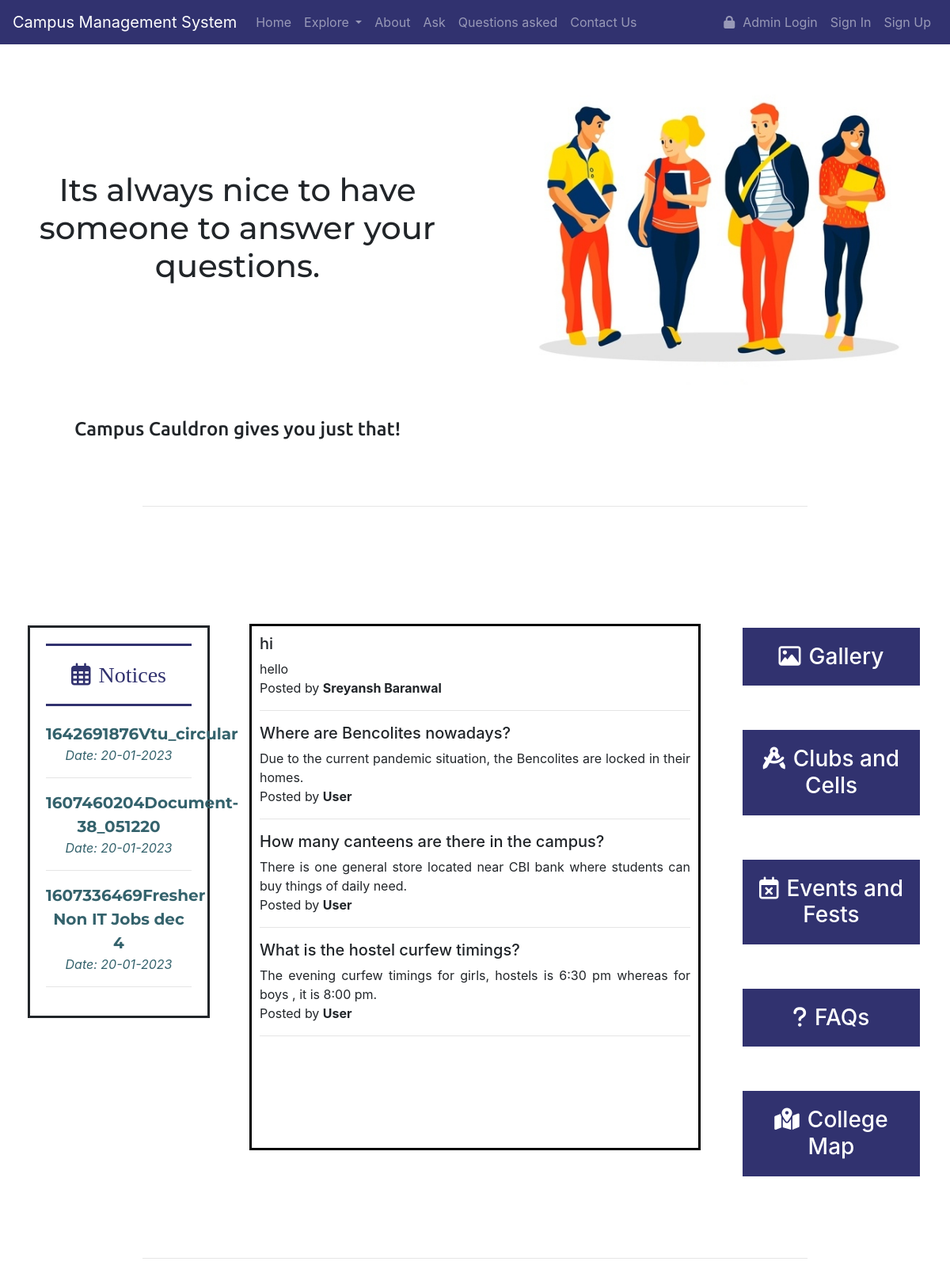
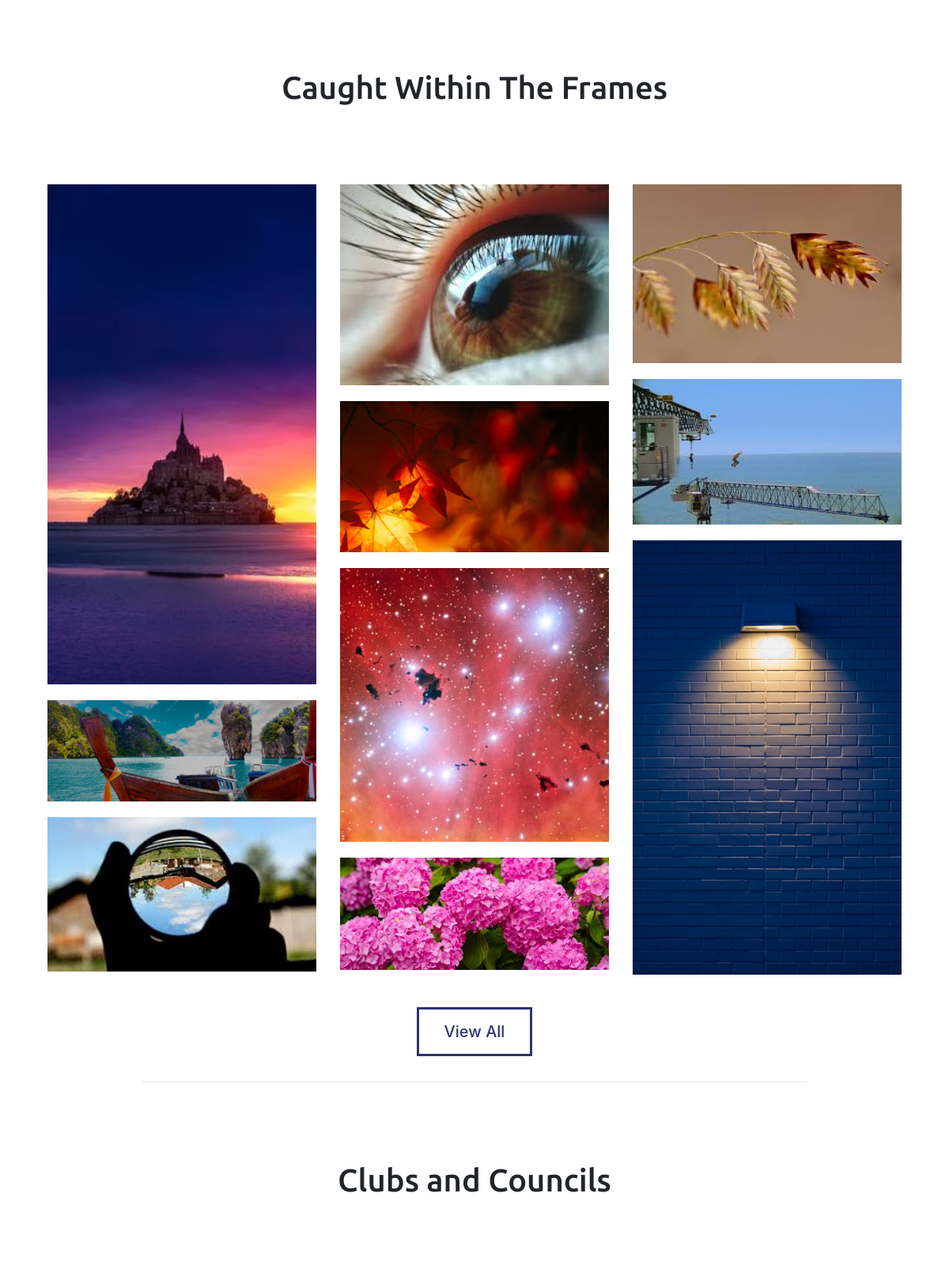
Screenshot of /temp.php (upper part) with the database file from the repository (2 pictures, top to bottom).
### tables this page shows
CREATE TABLE `notice` (
  `notice_id` int(11) NOT NULL,
  `title` varchar(500) NOT NULL,
  `date` varchar(20) NOT NULL,
  `npdf` varchar(1000) NOT NULL
);

CREATE TABLE `q_and_a` (
  `id` int(5) NOT NULL,
  `question` varchar(2000) NOT NULL,
  `ques_approved` tinyint(1) DEFAULT NULL,
  `ques_answered` tinyint(1) NOT NULL,
  `answer` varchar(10000) NOT NULL,
  `ans_approved` tinyint(1) DEFAULT NULL,
  `ans_by` varchar(100) NOT NULL
);

### temp.php (the view, shortened to what this page needs)
<!DOCTYPE html>
<html lang="en" dir="ltr">
<head>
  <link rel="stylesheet" href="https://cdnjs.cloudflare.com/ajax/libs/font-awesome/4.7.0/css/font-awesome.min.css">
  <link rel="stylesheet" href="https://cdn.jsdelivr.net/npm/bootstrap@4.5.3/dist/css/bootstrap.min.css">
  <link rel="stylesheet" href="css/styles.css">
</head>
<body>
  <?php include 'include/navbar.php' ?>
  <section id="introduction" class="introduction">
    <div class="intro-container">
      <div class="row">
        <div class="col-lg-6">
          <h1 id="intro-head">Its always nice to have someone to answer your questions.</h1>
          <h4 id="intro-text">Campus Cauldron gives you just that!</h4>
        </div>
        <div class="col-lg-6">
          <img id="intro-img" src="images/intro_img.jpg" alt="">
        </div>
      </div>
    </div>
  </section>
  <hr id="after-intro" class="section-diff" style="width:70%">
  <section id="Notices-and-Links">
    <div>
      <div class="row">
        <div class="col-lg-3">
          <div class="notice-panel">
            <h3 class="notice-head"><i class="icon far fa-calendar-alt"></i>Notices</h3>
            <marquee height="510" direction="up" scrollamount="3">
              <?php
              include 'conn.php';
              $sql = "select * from notice ORDER BY notice_id DESC";
              $rs_result = mysqli_query($con, $sql);
              ?>
              <?php
              while ($row = mysqli_fetch_assoc($rs_result)) {
              ?>
                <p><a class="notice-link" href="npdf/<?php echo $row["npdf"];?>">
                    <strong style="font-family: 'Montserrat', sans-serif; font-size:20px;"><?php echo $row["title"]; ?></strong>
                    <br>
                    <em>Date: <?php echo $row["date"]; ?></em>
                    <hr>
                  </a></p>
              <?php
              };
              ?>
            </marquee>
          </div>
        </div>
        <div class="col-lg-6">
          <div id="test">
            <?php
            include 'conn.php';
            $sql = "select * from q_and_a ORDER BY id DESC";
            $rs_result = mysqli_query($con, $sql);
            ?>
            <?php
            while ($row = mysqli_fetch_assoc($rs_result)) {
            ?>
              <h5 id="list-item-1"><?php echo $row["question"]; ?></h5>
              <p><?php echo $row["answer"] ?>
                <br> Posted by <b><?php echo $row["ans_by"] ?></b></p>
              <hr>
            <?php
            };
            ?>
          </div>
        </div>
        <div class="col-lg-3">
          <a class="my-links" href="#after-notice">
            <h3 class="links-head"><i class="icon far fa-image"></i>Gallery</h3>
          </a>
          <a class="my-links" href="#after-gallery">
            <h3 class="links-head"><i class="icon fas fa-drafting-compass"></i>Clubs and Cells</h3>
          </a>
          <a class="my-links" href="#after-clubs">
            <h3 class="links-head"><i class="icon far fa-calendar-times"></i>Events and Fests</h3>
          </a>
          <a class="my-links" href="#after-fests">
            <h3 class="links-head"><i class="icon fas fa-question"></i>FAQs</h3>
          </a>
          <a class="my-links" href="#after-questions">
            <h3 class="links-head"><i class="icon fas fa-map-marked-alt"></i>College Map</h3>
          </a>
        </div>
      </div>
    </div>
  </section>
  <hr id="after-notice" class="section-diff" style="width:70%">
  <section id="gallery">
    <h1 class="gallery-head">Caught Within The Frames</h1>
    <div class="container">
      <div class="row">
        <div class="col-lg-4">
          <img class="gallery-images" src="images/img1.jpg" alt="">
          <br>
          <img class="gallery-images" src="images/img2.jpg" alt="">
          <br>
          <img class="gallery-images" src="images/img3.jpeg" alt="">
        </div>
        <div class="col-lg-4">
          <img class="gallery-images" src="images/img4.jpeg" alt="">
          <br>
          <img class="gallery-images" src="images/img5.jpg" alt="">
          <br>
          <img class="gallery-images" src="images/img10.jpg" alt="">
          <br>
          <img class="gallery-images" src="images/img6.jpeg" alt="">
        </div>
        <div class="col-lg-4">
          <img class="gallery-images" src="images/img7.jpeg" alt="">
          <br>
          <img class="gallery-images" src="images/img8.jpeg" alt="">
          <br>
          <img class="gallery-images" src="images/img11.jpg" alt="">
          <br>
        </div>
      </div>
      <div id="gallery-btn">
        <a id="gallery-link" href="#">
          <h5 class="intro-link-head">View All</h5>
        </a>
      </div>
    </div>
  </section>
  <hr id="after-gallery" class="section-diff" style="width:70%">
  <section id="clubs-and-councils">
    <h1 class="clubs-head">Clubs and Councils</h1>
    <div class="container">
      <div class="row">
        <?php
        include 'conn.php';
        $sql = "select * from club ORDER BY club_id DESC LIMIT 6";
        $rs_result = mysqli_query($con, $sql);
        ?>
        <?php
        while ($row = mysqli_fetch_assoc($rs_result)) {
        ?>
          <div class="col-lg-4">
          </div>
        <?php
        };
        ?>
      </div>
    </div>
  </section>
</body>
</html>

### css/styles.css (style rules this page uses)
html { scroll-behavior: smooth; }
.row { margin-left: 0; margin-right: 0; }
.introduction { text-align: center; }
#intro-img { width: 100%; padding:50px 0px }
#intro-head { font-family: 'Montserrat', sans-serif; padding:10rem 0; }
#intro-text { font-family: 'Ubuntu', sans-serif; margin-bottom: 2rem; }
.intro-link-head { display: inline; padding: 1rem 2rem; border: solid; color: #31326f; }
.notice-head { font-family: 'Bree Serif', serif; }
.icon { padding-right: 10px; }
.notice-link { color: #34626c; }
.notice-panel { margin: 50px 20px; padding: 20px; border: solid; text-align: center; }
.notice-head { padding: 20px 0px; margin-bottom: 20px; border-top: solid; border-bottom: solid; color: #31326f; }
.links-head { margin: 50px 20px; padding: 20px; border: solid; text-align: center; background-color: #31326f; color: white; }
.section-diff { margin-top: 50px; margin-bottom: 100px; }
#gallery { text-align: center; }
.gallery-head { padding-bottom: 5rem; font-family: 'Ubuntu', sans-serif; }
.gallery-images { width: 100%; padding:10px 0; }
#gallery-btn { margin:50px 0; }
.clubs-head { margin-bottom: 5rem; }
#clubs-and-councils { text-align: center; font-family: 'Ubuntu', sans-serif; }

### temp.php (style rules this page uses)
#test { margin-top: 3rem; height: 665px; overflow: auto; text-align: justify; border: 3px solid black; padding: 10px; }

### rows the page displays
notice: title "1642691876Vtu_circular", date "20-01-2023"
notice: title "1607460204Document-38_051220", date "20-01-2023"
notice: title "1607336469Fresher Non IT Jobs dec 4", date "20-01-2023"
q_and_a: question "hi", answer "hello", ans_by "Sreyansh Baranwal"
q_and_a: question "Where are Bencolites nowadays?", answer "Due to the current pandemic situation, the Bencolites are locked in their homes.", ans_by "User"
q_and_a: question "How many canteens are there in the campus?", answer "There is one general store located near CBI bank where students can buy things of daily need.", ans_by "User"
q_and_a: question "What is the hostel curfew timings?", answer "The evening curfew timings for girls, hostels is 6:30 pm whereas for boys , it is 8:00 pm.", ans_by "User"
